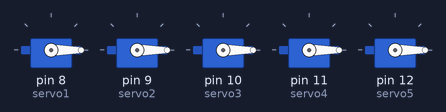
The sketch below on a simulated Arduino Uno, built with avr-gcc and run on an emulated ATmega328P. Parts: 5 × servo.

Above: at 0.05 s.
At 3.0 s:
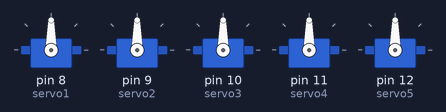
At 6.0 s:
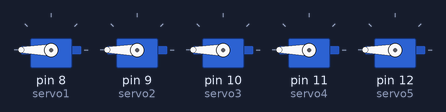
Timing chart, 0 to 7.8 s (numbered marks = the images above):
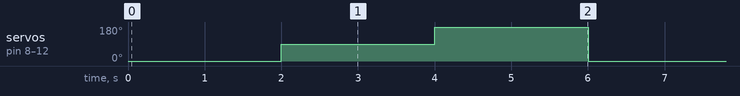

The sketch:

ServoMotor_Control_.ino
```cpp
//-- Yagya-Code-Holic --//
//
//#include <Servo.h>
//
//Servo myservo; // created object
//
//void setup() {
//  // put your setup code here, to run once:
//
//    myservo.attach(9,600,2300);
//  }
//
//void loop() {
//  // put your main code here, to run repeatedly:
//  myservo.write(0);  // positioning servo motor at angle 0deg.
//
//  delay(1000);
//
//  myservo.write(90);
//  delay(500);
//
//  myservo.write(135);
//  delay(500);
//
//  myservo.write(180);
//  delay(500);
//
//}


// -- multiple servo motor control -- //

#include <Servo.h>

Servo servo1;
Servo servo2;
Servo servo3;
Servo servo4;
Servo servo5;

void setup() {
  servo1.attach(8);
  servo2.attach(9);
  servo3.attach(10);
  servo4.attach(11);
  servo5.attach(12);
}

void loop() {
  // move all servos to position 0
  servo1.write(0);
  servo2.write(0);
  servo3.write(0);
  servo4.write(0);
  servo5.write(0);
  delay(2000);

  // move all servos to position 90
  servo1.write(90);
  servo2.write(90);
  servo3.write(90);
  servo4.write(90);
  servo5.write(90);
  delay(2000);

  // move all servos to position 180
  servo1.write(180);
  servo2.write(180);
  servo3.write(180);
  servo4.write(180);
  servo5.write(180);
  delay(2000);
}
```

Measured:
- by itself, servo on pin 8 (servo1), servo on pin 9 (servo2), servo on pin 10 (servo3), servo on pin 11 (servo4), servo on pin 12 (servo5): repeats every 6.0 s: 180° 2.0 s, 0° 2.0 s, 90° 2.0 s
